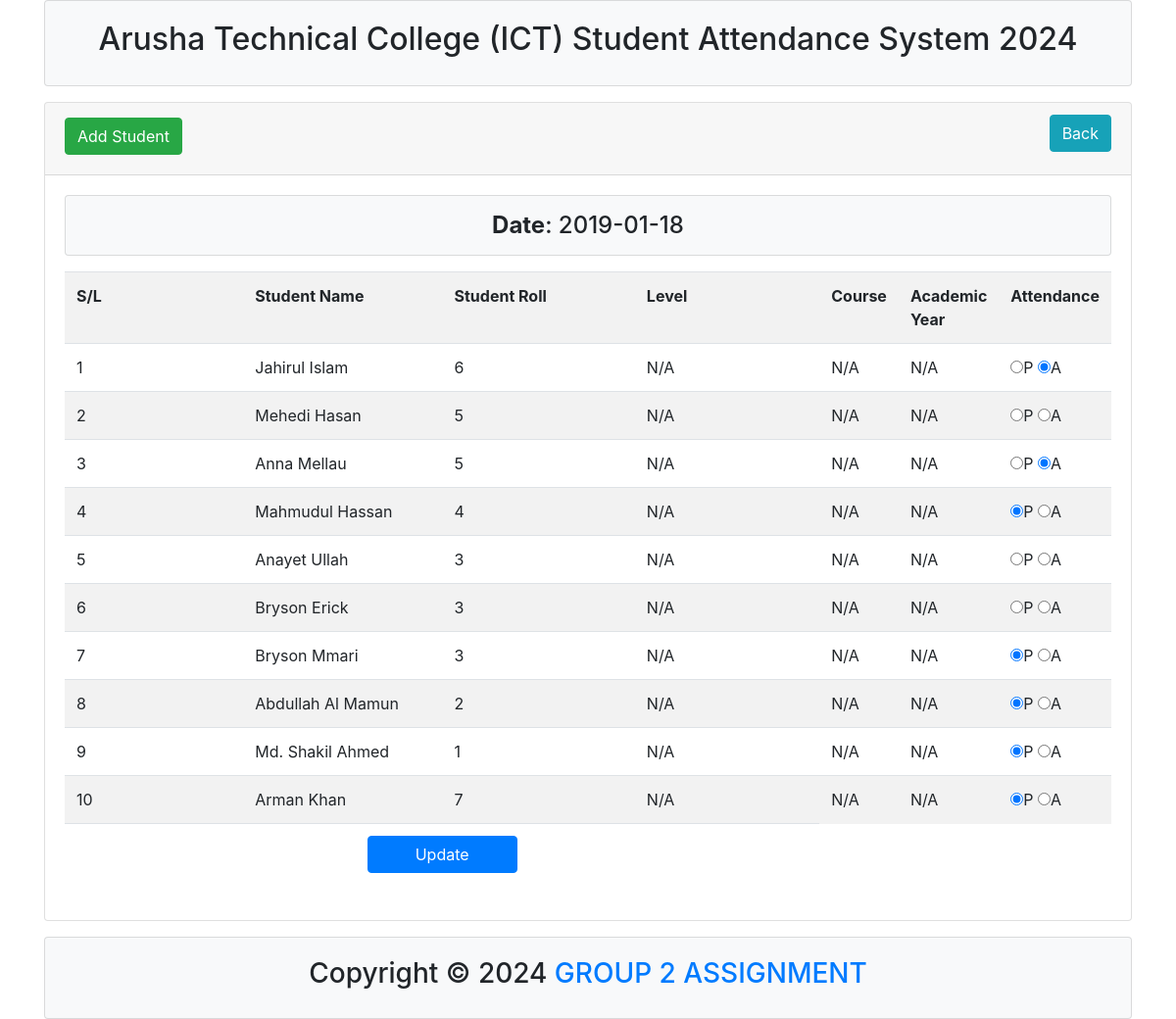
Page /student_view.php?dt=2019-01-18 on the committed database.
### tables this page shows
CREATE TABLE `tbl_student` (
  `id` int(11) NOT NULL,
  `name` varchar(255) NOT NULL,
  `roll` int(11) NOT NULL,
  `course` varchar(20) NOT NULL,
  `level` varchar(20) NOT NULL,
  `academicYear` varchar(20) NOT NULL
);

CREATE TABLE `tbl_attendance` (
  `id` int(11) NOT NULL,
  `roll` int(11) NOT NULL,
  `attend` varchar(255) NOT NULL,
  `att_time` date NOT NULL
);

### lib/Database.php (called while the page is built, shortened)
<?php
Class Database{
 public $host   = DB_HOST;
 public $user   = DB_USER;
 public $pass   = DB_PASS;
 public $dbname = DB_NAME;
 public $link;
private function connectDB(){
   $this->link = new mysqli($this->host, $this->user, $this->pass,
      $this->dbname);
   }
  public function select($query){
    $result = $this->link->query($query) or
       die($this->link->error.__LINE__);
      if($result->num_rows > 0){
        return $result;
      } else {
        return false;
      }
   }
}

### classes/Student.php (called while the page is built, shortened)
<?php
	$filepath = realpath(dirname(__FILE__));
	include_once ($filepath.'/../lib/Database.php');
	include_once ($filepath.'/../helpers/Format.php');
?>
<?php
class Student{
	private $db;
	private $fm;
	public function __construct(){
		$this->db = new Database();
		$this->fm = new Format();
	}
	public function getAllData($dt){
		$date = $this->fm->validation($dt);
		$date = mysqli_real_escape_string($this->db->link, $date);
		$query = "SELECT tbl_student.name, tbl_attendance.*
				FROM tbl_student
				INNER JOIN tbl_attendance
				ON tbl_student.roll = tbl_attendance.roll
				WHERE att_time = '$date'";
		$result = $this->db->select($query);
		return $result;
	}
}

### helpers/Format.php (called while the page is built)
<?php
class Format{
   public function validation($data){
      $data = trim($data);
      $data = stripcslashes($data);
      $data = htmlspecialchars($data);
      return $data;
   }
}
?>

### student_view.php (the view, shortened to what this page needs)
<?php
    include "inc/header.php";
    include "classes/Student.php";
    $stu = new Student();
?>
<?php
    $dt = $_GET['dt'];
?>
<div class="container">
    <div class="card">
        <div class="card-header">
            <h2>
                <a class="btn btn-success" href="add.php">Add Student</a>
                <a class="btn btn-info float-right" href="date_view.php">Back</a>
            </h2>
        </div>
        <div class="card-body">
            <div class="card bg-light text-center mb-3">
                <h4 class="m-0 py-3"><strong>Date</strong>: <?php echo $dt; ?></h4>
            </div>
            <form action="" method="post">
                <table class="table table-striped">
                    <tr>
                        <th width="25%">S/L</th>
                        <th width="25%">Student Name</th>
                        <th width="25%">Student Roll</th>
                        <th width="25%">Level</th>
                        <th width="25%">Course</th>
                        <th width="25%">Academic Year</th>
                        <th width="25%">Attendance</th>
                    </tr>
                    <?php
                        $getstudent = $stu->getAllData($dt);
                        if ($getstudent) {
                            $i = 0;
                            while ($value = $getstudent->fetch_assoc()) {
                                $i++;
                    ?>
                    <tr>
                        <td><?php echo $i; ?></td>
                        <td><?php echo $value['name']; ?></td>
                        <td><?php echo $value['roll']; ?></td>
                        <td><?php echo isset($value['level']) ? $value['level'] : 'N/A'; ?></td>
                        <td><?php echo isset($value['course']) ? $value['course'] : 'N/A'; ?></td>
                        <td><?php echo isset($value['academicYear']) ? $value['academicYear'] : 'N/A'; ?></td>
                        <td>
                            <input type="radio" name="attend[<?php echo $value['roll']; ?>]" value="present" <?php if($value['attend'] == "present") {echo "checked";} ?>>P
                            <input type="radio" name="attend[<?php echo $value['roll']; ?>]" value="absent" <?php if($value['attend'] == "absent") {echo "checked";} ?>>A
                        </td>
                    </tr>
                    <?php
                            }
                        }
                    ?>
                    <tr>
                        <td colspan="4" class="text-center">
                            <input type="submit" name="submit" class="btn btn-primary px-5" value="Update">
                        </td>
                    </tr>
                </table>
            </form>
        </div>
    </div>
</div>
<?php include("inc/footer.php"); ?>

### rows in the picture
tbl_student: name "Jahirul Islam", tbl_attendance.roll "6"
tbl_attendance: attend "☑"
tbl_student: name "Mehedi Hasan", tbl_attendance.roll "5"
tbl_attendance: attend "☑"
tbl_student: name "Anna Mellau", tbl_attendance.roll "5"
tbl_student: name "Mahmudul Hassan", tbl_attendance.roll "4"
tbl_attendance: attend "☑"
tbl_student: name "Anayet Ullah", tbl_attendance.roll "3"
tbl_attendance: attend "☑"
tbl_student: name "Bryson Erick", tbl_attendance.roll "3"
tbl_student: name "Bryson Mmari", tbl_attendance.roll "3"
tbl_student: name "Abdullah Al Mamun", tbl_attendance.roll "2"
tbl_attendance: attend "☑"
tbl_student: name "Md. Shakil Ahmed", tbl_attendance.roll "1"
tbl_attendance: attend "☑"
tbl_student: name "Arman Khan", tbl_attendance.roll "7"
tbl_attendance: attend "☑"

### other values in the picture
$dt "2019-01-18"
